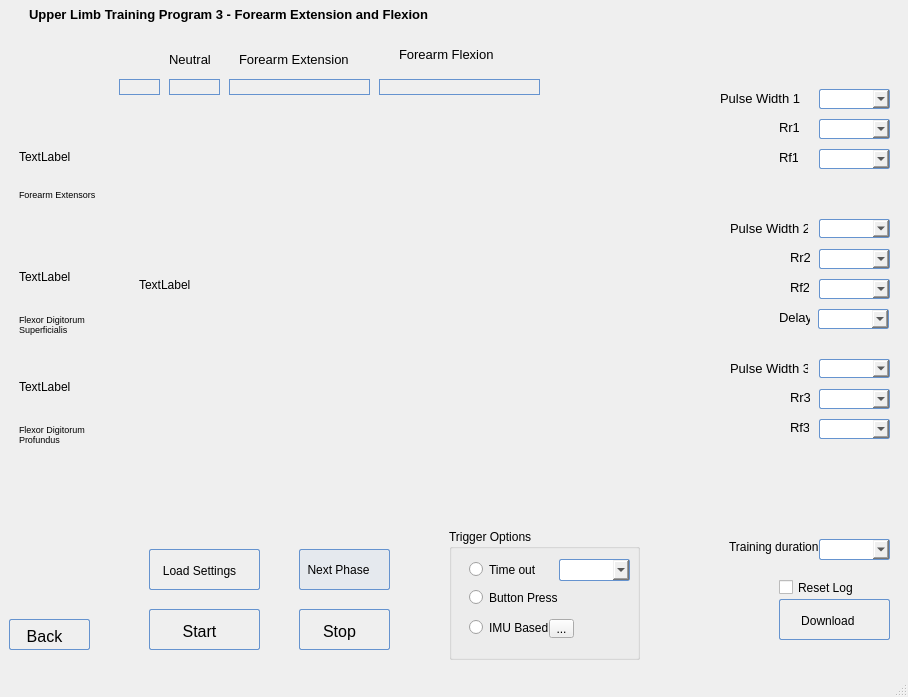
<?xml version="1.0" encoding="UTF-8"?>
<ui version="4.0">
 <class>StrokeTrainingWindowThree</class>
 <widget class="QMainWindow" name="StrokeTrainingWindowThree">
  <property name="geometry">
   <rect>
    <x>0</x>
    <y>0</y>
    <width>908</width>
    <height>697</height>
   </rect>
  </property>
  <property name="windowTitle">
   <string>MainWindow</string>
  </property>
  <widget class="QWidget" name="centralwidget">
   <layout class="QGridLayout" name="gridLayout">
    <item row="0" column="0">
     <widget class="QStackedWidget" name="stackedWidget">
      <property name="currentIndex">
       <number>0</number>
      </property>
      <widget class="QWidget" name="page">
       <widget class="QPushButton" name="pushButton">
        <property name="geometry">
         <rect>
          <x>0</x>
          <y>610</y>
          <width>81</width>
          <height>31</height>
         </rect>
        </property>
        <property name="styleSheet">
         <string notr="true">QPushButton:hover{
        background: qlineargradient(x1 : 0, y1 : 0, x2 : 0, y2 :   1, stop :   0.0 #ffd9aa,
                stop :   0.5 #ffbb6e, stop :   0.55 #feae42, stop :   1.0 #fedb74);
}

QPushButton {
        border: 1px solid #6593cf;
        border-radius: 2px;
        padding: 5px 15px 2px 5px;
        background: qlineargradient(x1 : 0, y1 : 0, x2 : 0, y2 :   1, stop :   0.0 #f5f9ff,
                stop :   0.5 #c7dfff, stop :   0.55 #afd2ff, stop :   1.0 #c0dbff);
        color: #0000;
        font:  large &quot;Arial&quot;;
		font-size: 16px;
        height: 30px;
}




QPushButton:pressed {
        background: qlineargradient(x1 : 0, y1 : 0, x2 : 0, y2 :   1, stop :   0.0 #c0dbff,
        stop :   0.5 #cfd26f, stop :   0.55 #c7df6f, stop :   1.0 #f5f9ff);
        padding-top: 2px;
        padding-left: 3px;

}
QPushButton:on {
        background: qlineargradient(x1 : 0, y1 : 0, x2 : 0, y2 :   1, stop :   0.0 #5AA72D,
        stop :   0.5 #B3E296, stop :   0.55 #B3E296, stop :   1.0 #f5f9ff);
        padding-top: 2px;
        padding-left: 3px;
}

QPushButton:disabled {
        background: transparent #e5e9ee;
        padding-top: 2px;        
        padding-left: 3px;
        color: black;
}</string>
        </property>
        <property name="text">
         <string>Back</string>
        </property>
       </widget>
       <widget class="QLabel" name="label_bgs2">
        <property name="geometry">
         <rect>
          <x>130</x>
          <y>100</y>
          <width>481</width>
          <height>351</height>
         </rect>
        </property>
        <property name="text">
         <string>TextLabel</string>
        </property>
       </widget>
       <widget class="QPushButton" name="btn0">
        <property name="geometry">
         <rect>
          <x>110</x>
          <y>70</y>
          <width>41</width>
          <height>16</height>
         </rect>
        </property>
        <property name="styleSheet">
         <string notr="true">QPushButton {
    border: 1px solid #6593cf;
    border-radius: 15px; /* Half of the button's height */
    padding: 5px;
    background: qlineargradient(x1 : 0, y1 : 0, x2 : 0, y2 : 1, 
        stop : 0.0 #f5f9ff, stop : 0.5 #c7dfff, stop : 0.55 #afd2ff, stop : 1.0 #c0dbff);
    color: #000000;
    font: large &quot;Arial&quot;;
    font-size: 16px;
    height: 30px;
    width: 30px; /* Equal to height for a round shape */
}
</string>
        </property>
        <property name="text">
         <string/>
        </property>
       </widget>
       <widget class="QPushButton" name="btn12">
        <property name="geometry">
         <rect>
          <x>220</x>
          <y>70</y>
          <width>141</width>
          <height>16</height>
         </rect>
        </property>
        <property name="styleSheet">
         <string notr="true">QPushButton {
    border: 1px solid #6593cf;
    border-radius: 15px; /* Half of the button's height */
    padding: 5px;
    background: qlineargradient(x1 : 0, y1 : 0, x2 : 0, y2 : 1, 
        stop : 0.0 #f5f9ff, stop : 0.5 #c7dfff, stop : 0.55 #afd2ff, stop : 1.0 #c0dbff);
    color: #000000;
    font: large &quot;Arial&quot;;
    font-size: 16px;
    height: 30px;
    width: 30px; /* Equal to height for a round shape */
}
</string>
        </property>
        <property name="text">
         <string/>
        </property>
       </widget>
       <widget class="QLabel" name="label_26">
        <property name="geometry">
         <rect>
          <x>230</x>
          <y>40</y>
          <width>121</width>
          <height>21</height>
         </rect>
        </property>
        <property name="font">
         <font>
          <pointsize>10</pointsize>
         </font>
        </property>
        <property name="text">
         <string>&lt;html&gt;&lt;head/&gt;&lt;body&gt;&lt;p&gt;Forearm Extension&lt;/p&gt;&lt;/body&gt;&lt;/html&gt;</string>
        </property>
       </widget>
       <widget class="QLabel" name="label_27">
        <property name="geometry">
         <rect>
          <x>390</x>
          <y>30</y>
          <width>111</width>
          <height>31</height>
         </rect>
        </property>
        <property name="font">
         <font>
          <pointsize>10</pointsize>
         </font>
        </property>
        <property name="text">
         <string>&lt;html&gt;&lt;head/&gt;&lt;body&gt;&lt;p&gt;Forearm Flexion&lt;/p&gt;&lt;/body&gt;&lt;/html&gt;</string>
        </property>
       </widget>
       <widget class="QPushButton" name="btn11">
        <property name="geometry">
         <rect>
          <x>160</x>
          <y>70</y>
          <width>51</width>
          <height>16</height>
         </rect>
        </property>
        <property name="styleSheet">
         <string notr="true">QPushButton {
    border: 1px solid #6593cf;
    border-radius: 15px; /* Half of the button's height */
    padding: 5px;
    background: qlineargradient(x1 : 0, y1 : 0, x2 : 0, y2 : 1, 
        stop : 0.0 #f5f9ff, stop : 0.5 #c7dfff, stop : 0.55 #afd2ff, stop : 1.0 #c0dbff);
    color: #000000;
    font: large &quot;Arial&quot;;
    font-size: 16px;
    height: 30px;
    width: 30px; /* Equal to height for a round shape */
}
</string>
        </property>
        <property name="text">
         <string/>
        </property>
       </widget>
       <widget class="QLabel" name="label_25">
        <property name="geometry">
         <rect>
          <x>160</x>
          <y>40</y>
          <width>51</width>
          <height>20</height>
         </rect>
        </property>
        <property name="font">
         <font>
          <pointsize>10</pointsize>
         </font>
        </property>
        <property name="text">
         <string>Neutral</string>
        </property>
       </widget>
       <widget class="QPushButton" name="btn13">
        <property name="geometry">
         <rect>
          <x>370</x>
          <y>70</y>
          <width>161</width>
          <height>16</height>
         </rect>
        </property>
        <property name="styleSheet">
         <string notr="true">QPushButton {
    border: 1px solid #6593cf;
    border-radius: 15px; /* Half of the button's height */
    padding: 5px;
    background: qlineargradient(x1 : 0, y1 : 0, x2 : 0, y2 : 1, 
        stop : 0.0 #f5f9ff, stop : 0.5 #c7dfff, stop : 0.55 #afd2ff, stop : 1.0 #c0dbff);
    color: #000000;
    font: large &quot;Arial&quot;;
    font-size: 16px;
    height: 30px;
    width: 30px; /* Equal to height for a round shape */
}
</string>
        </property>
        <property name="text">
         <string/>
        </property>
       </widget>
       <widget class="QLabel" name="label_11">
        <property name="geometry">
         <rect>
          <x>770</x>
          <y>140</y>
          <width>19</width>
          <height>16</height>
         </rect>
        </property>
        <property name="font">
         <font>
          <pointsize>10</pointsize>
         </font>
        </property>
        <property name="text">
         <string>Rf1</string>
        </property>
       </widget>
       <widget class="QLabel" name="label_30">
        <property name="geometry">
         <rect>
          <x>781</x>
          <y>410</y>
          <width>19</width>
          <height>16</height>
         </rect>
        </property>
        <property name="font">
         <font>
          <pointsize>10</pointsize>
         </font>
        </property>
        <property name="text">
         <string>Rf3</string>
        </property>
       </widget>
       <widget class="QLabel" name="label_7">
        <property name="geometry">
         <rect>
          <x>711</x>
          <y>81</y>
          <width>86</width>
          <height>16</height>
         </rect>
        </property>
        <property name="font">
         <font>
          <family>Arial</family>
          <pointsize>10</pointsize>
         </font>
        </property>
        <property name="text">
         <string>Pulse Width 1 </string>
        </property>
       </widget>
       <widget class="QLabel" name="label_29">
        <property name="geometry">
         <rect>
          <x>721</x>
          <y>351</y>
          <width>78</width>
          <height>16</height>
         </rect>
        </property>
        <property name="font">
         <font>
          <pointsize>10</pointsize>
         </font>
        </property>
        <property name="text">
         <string>Pulse Width 3</string>
        </property>
       </widget>
       <widget class="QLabel" name="label_22">
        <property name="geometry">
         <rect>
          <x>721</x>
          <y>211</y>
          <width>78</width>
          <height>16</height>
         </rect>
        </property>
        <property name="font">
         <font>
          <pointsize>10</pointsize>
         </font>
        </property>
        <property name="text">
         <string>Pulse Width 2</string>
        </property>
       </widget>
       <widget class="QComboBox" name="comboBox_p1rf3">
        <property name="geometry">
         <rect>
          <x>810</x>
          <y>410</y>
          <width>71</width>
          <height>20</height>
         </rect>
        </property>
        <property name="styleSheet">
         <string notr="true">QComboBox:hover{
        background: qlineargradient(x1 : 0, y1 : 0, x2 : 0, y2 :   1, stop :   0.0 #ffd9aa,
                stop :   0.5 #ffbb6e, stop :   0.55 #feae42, stop :   1.0 #fedb74);
}

QComboBox {
        border: 1px solid #6593cf;
        border-radius: 2px;
        padding: 5px 5px 2px 5px;
        background: qlineargradient(x1 : 0, y1 : 0, x2 : 0, y2 :   1, stop :   0.0 #f5f9ff,
                stop :   0.5 #c7dfff, stop :   0.55 #afd2ff, stop :   1.0 #c0dbff);
        color: #0000;
        font:  large &quot;Arial&quot;;
		font-size: 10px;
        height: 30px;
}



QComboBox:pressed {
        background: qlineargradient(x1 : 0, y1 : 0, x2 : 0, y2 :   1, stop :   0.0 #c0dbff,
        stop :   0.5 #cfd26f, stop :   0.55 #c7df6f, stop :   1.0 #f5f9ff);
        padding-top: 2px;
        padding-left: 3px;

}
QComboBox:on {
        background: qlineargradient(x1 : 0, y1 : 0, x2 : 0, y2 :   1, stop :   0.0 #5AA72D,
        stop :   0.5 #B3E296, stop :   0.55 #B3E296, stop :   1.0 #f5f9ff);
        padding-top: 2px;
        padding-left: 3px;
}

QComboBox:disabled {
        background: transparent #e5e9ee;
        padding-top: 2px;        
        padding-left: 3px;
        color: black;
}</string>
        </property>
       </widget>
       <widget class="QLabel" name="label_31">
        <property name="geometry">
         <rect>
          <x>781</x>
          <y>380</y>
          <width>20</width>
          <height>16</height>
         </rect>
        </property>
        <property name="font">
         <font>
          <pointsize>10</pointsize>
         </font>
        </property>
        <property name="text">
         <string>Rr3</string>
        </property>
       </widget>
       <widget class="QComboBox" name="comboBox_p1pw3">
        <property name="geometry">
         <rect>
          <x>810</x>
          <y>350</y>
          <width>71</width>
          <height>19</height>
         </rect>
        </property>
        <property name="styleSheet">
         <string notr="true">QComboBox:hover{
        background: qlineargradient(x1 : 0, y1 : 0, x2 : 0, y2 :   1, stop :   0.0 #ffd9aa,
                stop :   0.5 #ffbb6e, stop :   0.55 #feae42, stop :   1.0 #fedb74);
}

QComboBox {
        border: 1px solid #6593cf;
        border-radius: 2px;
        padding: 5px 5px 2px 5px;
        background: qlineargradient(x1 : 0, y1 : 0, x2 : 0, y2 :   1, stop :   0.0 #f5f9ff,
                stop :   0.5 #c7dfff, stop :   0.55 #afd2ff, stop :   1.0 #c0dbff);
        color: #0000;
        font:  large &quot;Arial&quot;;
		font-size: 10px;
        height: 30px;
}



QComboBox:pressed {
        background: qlineargradient(x1 : 0, y1 : 0, x2 : 0, y2 :   1, stop :   0.0 #c0dbff,
        stop :   0.5 #cfd26f, stop :   0.55 #c7df6f, stop :   1.0 #f5f9ff);
        padding-top: 2px;
        padding-left: 3px;

}
QComboBox:on {
        background: qlineargradient(x1 : 0, y1 : 0, x2 : 0, y2 :   1, stop :   0.0 #5AA72D,
        stop :   0.5 #B3E296, stop :   0.55 #B3E296, stop :   1.0 #f5f9ff);
        padding-top: 2px;
        padding-left: 3px;
}

QComboBox:disabled {
        background: transparent #e5e9ee;
        padding-top: 2px;        
        padding-left: 3px;
        color: black;
}</string>
        </property>
       </widget>
       <widget class="QLabel" name="label_9">
        <property name="geometry">
         <rect>
          <x>770</x>
          <y>110</y>
          <width>20</width>
          <height>16</height>
         </rect>
        </property>
        <property name="font">
         <font>
          <pointsize>10</pointsize>
         </font>
        </property>
        <property name="text">
         <string>Rr1</string>
        </property>
       </widget>
       <widget class="QComboBox" name="comboBox_p1pw2">
        <property name="geometry">
         <rect>
          <x>810</x>
          <y>210</y>
          <width>71</width>
          <height>19</height>
         </rect>
        </property>
        <property name="styleSheet">
         <string notr="true">QComboBox:hover{
        background: qlineargradient(x1 : 0, y1 : 0, x2 : 0, y2 :   1, stop :   0.0 #ffd9aa,
                stop :   0.5 #ffbb6e, stop :   0.55 #feae42, stop :   1.0 #fedb74);
}

QComboBox {
        border: 1px solid #6593cf;
        border-radius: 2px;
        padding: 5px 5px 2px 5px;
        background: qlineargradient(x1 : 0, y1 : 0, x2 : 0, y2 :   1, stop :   0.0 #f5f9ff,
                stop :   0.5 #c7dfff, stop :   0.55 #afd2ff, stop :   1.0 #c0dbff);
        color: #0000;
        font:  large &quot;Arial&quot;;
		font-size: 10px;
        height: 30px;
}



QComboBox:pressed {
        background: qlineargradient(x1 : 0, y1 : 0, x2 : 0, y2 :   1, stop :   0.0 #c0dbff,
        stop :   0.5 #cfd26f, stop :   0.55 #c7df6f, stop :   1.0 #f5f9ff);
        padding-top: 2px;
        padding-left: 3px;

}
QComboBox:on {
        background: qlineargradient(x1 : 0, y1 : 0, x2 : 0, y2 :   1, stop :   0.0 #5AA72D,
        stop :   0.5 #B3E296, stop :   0.55 #B3E296, stop :   1.0 #f5f9ff);
        padding-top: 2px;
        padding-left: 3px;
}

QComboBox:disabled {
        background: transparent #e5e9ee;
        padding-top: 2px;        
        padding-left: 3px;
        color: black;
}</string>
        </property>
       </widget>
       <widget class="QLabel" name="label_23">
        <property name="geometry">
         <rect>
          <x>781</x>
          <y>270</y>
          <width>19</width>
          <height>16</height>
         </rect>
        </property>
        <property name="font">
         <font>
          <pointsize>10</pointsize>
         </font>
        </property>
        <property name="text">
         <string>Rf2</string>
        </property>
       </widget>
       <widget class="QLabel" name="label_21">
        <property name="geometry">
         <rect>
          <x>781</x>
          <y>240</y>
          <width>20</width>
          <height>16</height>
         </rect>
        </property>
        <property name="font">
         <font>
          <pointsize>10</pointsize>
         </font>
        </property>
        <property name="text">
         <string>Rr2</string>
        </property>
       </widget>
       <widget class="QComboBox" name="comboBox_p1pw1">
        <property name="geometry">
         <rect>
          <x>810</x>
          <y>80</y>
          <width>71</width>
          <height>20</height>
         </rect>
        </property>
        <property name="styleSheet">
         <string notr="true">QComboBox:hover{
        background: qlineargradient(x1 : 0, y1 : 0, x2 : 0, y2 :   1, stop :   0.0 #ffd9aa,
                stop :   0.5 #ffbb6e, stop :   0.55 #feae42, stop :   1.0 #fedb74);
}

QComboBox {
        border: 1px solid #6593cf;
        border-radius: 2px;
        padding: 5px 5px 2px 5px;
        background: qlineargradient(x1 : 0, y1 : 0, x2 : 0, y2 :   1, stop :   0.0 #f5f9ff,
                stop :   0.5 #c7dfff, stop :   0.55 #afd2ff, stop :   1.0 #c0dbff);
        color: #0000;
        font:  large &quot;Arial&quot;;
		font-size: 10px;
        height: 30px;
}



QComboBox:pressed {
        background: qlineargradient(x1 : 0, y1 : 0, x2 : 0, y2 :   1, stop :   0.0 #c0dbff,
        stop :   0.5 #cfd26f, stop :   0.55 #c7df6f, stop :   1.0 #f5f9ff);
        padding-top: 2px;
        padding-left: 3px;

}
QComboBox:on {
        background: qlineargradient(x1 : 0, y1 : 0, x2 : 0, y2 :   1, stop :   0.0 #5AA72D,
        stop :   0.5 #B3E296, stop :   0.55 #B3E296, stop :   1.0 #f5f9ff);
        padding-top: 2px;
        padding-left: 3px;
}

QComboBox:disabled {
        background: transparent #e5e9ee;
        padding-top: 2px;        
        padding-left: 3px;
        color: black;
}</string>
        </property>
       </widget>
       <widget class="QComboBox" name="comboBox_p1rf1">
        <property name="geometry">
         <rect>
          <x>810</x>
          <y>140</y>
          <width>71</width>
          <height>20</height>
         </rect>
        </property>
        <property name="styleSheet">
         <string notr="true">QComboBox:hover{
        background: qlineargradient(x1 : 0, y1 : 0, x2 : 0, y2 :   1, stop :   0.0 #ffd9aa,
                stop :   0.5 #ffbb6e, stop :   0.55 #feae42, stop :   1.0 #fedb74);
}

QComboBox {
        border: 1px solid #6593cf;
        border-radius: 2px;
        padding: 5px 5px 2px 5px;
        background: qlineargradient(x1 : 0, y1 : 0, x2 : 0, y2 :   1, stop :   0.0 #f5f9ff,
                stop :   0.5 #c7dfff, stop :   0.55 #afd2ff, stop :   1.0 #c0dbff);
        color: #0000;
        font:  large &quot;Arial&quot;;
		font-size: 10px;
        height: 30px;
}



QComboBox:pressed {
        background: qlineargradient(x1 : 0, y1 : 0, x2 : 0, y2 :   1, stop :   0.0 #c0dbff,
        stop :   0.5 #cfd26f, stop :   0.55 #c7df6f, stop :   1.0 #f5f9ff);
        padding-top: 2px;
        padding-left: 3px;

}
QComboBox:on {
        background: qlineargradient(x1 : 0, y1 : 0, x2 : 0, y2 :   1, stop :   0.0 #5AA72D,
        stop :   0.5 #B3E296, stop :   0.55 #B3E296, stop :   1.0 #f5f9ff);
        padding-top: 2px;
        padding-left: 3px;
}

QComboBox:disabled {
        background: transparent #e5e9ee;
        padding-top: 2px;        
        padding-left: 3px;
        color: black;
}</string>
        </property>
       </widget>
       <widget class="QComboBox" name="comboBox_p1rr2">
        <property name="geometry">
         <rect>
          <x>810</x>
          <y>240</y>
          <width>71</width>
          <height>20</height>
         </rect>
        </property>
        <property name="styleSheet">
         <string notr="true">QComboBox:hover{
        background: qlineargradient(x1 : 0, y1 : 0, x2 : 0, y2 :   1, stop :   0.0 #ffd9aa,
                stop :   0.5 #ffbb6e, stop :   0.55 #feae42, stop :   1.0 #fedb74);
}

QComboBox {
        border: 1px solid #6593cf;
        border-radius: 2px;
        padding: 5px 5px 2px 5px;
        background: qlineargradient(x1 : 0, y1 : 0, x2 : 0, y2 :   1, stop :   0.0 #f5f9ff,
                stop :   0.5 #c7dfff, stop :   0.55 #afd2ff, stop :   1.0 #c0dbff);
        color: #0000;
        font:  large &quot;Arial&quot;;
		font-size: 10px;
        height: 30px;
}



QComboBox:pressed {
        background: qlineargradient(x1 : 0, y1 : 0, x2 : 0, y2 :   1, stop :   0.0 #c0dbff,
        stop :   0.5 #cfd26f, stop :   0.55 #c7df6f, stop :   1.0 #f5f9ff);
        padding-top: 2px;
        padding-left: 3px;

}
QComboBox:on {
        background: qlineargradient(x1 : 0, y1 : 0, x2 : 0, y2 :   1, stop :   0.0 #5AA72D,
        stop :   0.5 #B3E296, stop :   0.55 #B3E296, stop :   1.0 #f5f9ff);
        padding-top: 2px;
        padding-left: 3px;
}

QComboBox:disabled {
        background: transparent #e5e9ee;
        padding-top: 2px;        
        padding-left: 3px;
        color: black;
}</string>
        </property>
       </widget>
       <widget class="QComboBox" name="comboBox_p1rf2">
        <property name="geometry">
         <rect>
          <x>810</x>
          <y>270</y>
          <width>71</width>
          <height>20</height>
         </rect>
        </property>
        <property name="styleSheet">
         <string notr="true">QComboBox:hover{
        background: qlineargradient(x1 : 0, y1 : 0, x2 : 0, y2 :   1, stop :   0.0 #ffd9aa,
                stop :   0.5 #ffbb6e, stop :   0.55 #feae42, stop :   1.0 #fedb74);
}

QComboBox {
        border: 1px solid #6593cf;
        border-radius: 2px;
        padding: 5px 5px 2px 5px;
        background: qlineargradient(x1 : 0, y1 : 0, x2 : 0, y2 :   1, stop :   0.0 #f5f9ff,
                stop :   0.5 #c7dfff, stop :   0.55 #afd2ff, stop :   1.0 #c0dbff);
        color: #0000;
        font:  large &quot;Arial&quot;;
		font-size: 10px;
        height: 30px;
}



QComboBox:pressed {
        background: qlineargradient(x1 : 0, y1 : 0, x2 : 0, y2 :   1, stop :   0.0 #c0dbff,
        stop :   0.5 #cfd26f, stop :   0.55 #c7df6f, stop :   1.0 #f5f9ff);
        padding-top: 2px;
        padding-left: 3px;

}
QComboBox:on {
        background: qlineargradient(x1 : 0, y1 : 0, x2 : 0, y2 :   1, stop :   0.0 #5AA72D,
        stop :   0.5 #B3E296, stop :   0.55 #B3E296, stop :   1.0 #f5f9ff);
        padding-top: 2px;
        padding-left: 3px;
}

QComboBox:disabled {
        background: transparent #e5e9ee;
        padding-top: 2px;        
        padding-left: 3px;
        color: black;
}</string>
        </property>
       </widget>
       <widget class="QComboBox" name="comboBox_p1rr3">
        <property name="geometry">
         <rect>
          <x>810</x>
          <y>380</y>
          <width>71</width>
          <height>20</height>
         </rect>
        </property>
        <property name="styleSheet">
         <string notr="true">QComboBox:hover{
        background: qlineargradient(x1 : 0, y1 : 0, x2 : 0, y2 :   1, stop :   0.0 #ffd9aa,
                stop :   0.5 #ffbb6e, stop :   0.55 #feae42, stop :   1.0 #fedb74);
}

QComboBox {
        border: 1px solid #6593cf;
        border-radius: 2px;
        padding: 5px 5px 2px 5px;
        background: qlineargradient(x1 : 0, y1 : 0, x2 : 0, y2 :   1, stop :   0.0 #f5f9ff,
                stop :   0.5 #c7dfff, stop :   0.55 #afd2ff, stop :   1.0 #c0dbff);
        color: #0000;
        font:  large &quot;Arial&quot;;
		font-size: 10px;
        height: 30px;
}



QComboBox:pressed {
        background: qlineargradient(x1 : 0, y1 : 0, x2 : 0, y2 :   1, stop :   0.0 #c0dbff,
        stop :   0.5 #cfd26f, stop :   0.55 #c7df6f, stop :   1.0 #f5f9ff);
        padding-top: 2px;
        padding-left: 3px;

}
QComboBox:on {
        background: qlineargradient(x1 : 0, y1 : 0, x2 : 0, y2 :   1, stop :   0.0 #5AA72D,
        stop :   0.5 #B3E296, stop :   0.55 #B3E296, stop :   1.0 #f5f9ff);
        padding-top: 2px;
        padding-left: 3px;
}

QComboBox:disabled {
        background: transparent #e5e9ee;
        padding-top: 2px;        
        padding-left: 3px;
        color: black;
}</string>
        </property>
       </widget>
       <widget class="QComboBox" name="comboBox_p1rr1">
        <property name="geometry">
         <rect>
          <x>810</x>
          <y>110</y>
          <width>71</width>
          <height>20</height>
         </rect>
        </property>
        <property name="styleSheet">
         <string notr="true">QComboBox:hover{
        background: qlineargradient(x1 : 0, y1 : 0, x2 : 0, y2 :   1, stop :   0.0 #ffd9aa,
                stop :   0.5 #ffbb6e, stop :   0.55 #feae42, stop :   1.0 #fedb74);
}

QComboBox {
        border: 1px solid #6593cf;
        border-radius: 2px;
        padding: 5px 5px 2px 5px;
        background: qlineargradient(x1 : 0, y1 : 0, x2 : 0, y2 :   1, stop :   0.0 #f5f9ff,
                stop :   0.5 #c7dfff, stop :   0.55 #afd2ff, stop :   1.0 #c0dbff);
        color: #0000;
        font:  large &quot;Arial&quot;;
		font-size: 10px;
        height: 30px;
}



QComboBox:pressed {
        background: qlineargradient(x1 : 0, y1 : 0, x2 : 0, y2 :   1, stop :   0.0 #c0dbff,
        stop :   0.5 #cfd26f, stop :   0.55 #c7df6f, stop :   1.0 #f5f9ff);
        padding-top: 2px;
        padding-left: 3px;

}
QComboBox:on {
        background: qlineargradient(x1 : 0, y1 : 0, x2 : 0, y2 :   1, stop :   0.0 #5AA72D,
        stop :   0.5 #B3E296, stop :   0.55 #B3E296, stop :   1.0 #f5f9ff);
        padding-top: 2px;
        padding-left: 3px;
}

QComboBox:disabled {
        background: transparent #e5e9ee;
        padding-top: 2px;        
        padding-left: 3px;
        color: black;
}</string>
        </property>
       </widget>
       <widget class="QPushButton" name="pushButton_stimStop1">
        <property name="geometry">
         <rect>
          <x>290</x>
          <y>600</y>
          <width>91</width>
          <height>41</height>
         </rect>
        </property>
        <property name="styleSheet">
         <string notr="true">QPushButton:hover{
        background: qlineargradient(x1 : 0, y1 : 0, x2 : 0, y2 :   1, stop :   0.0 #ffd9aa,
                stop :   0.5 #ffbb6e, stop :   0.55 #feae42, stop :   1.0 #fedb74);
}

QPushButton {
        border: 1px solid #6593cf;
        border-radius: 2px;
        padding: 5px 15px 2px 5px;
        background: qlineargradient(x1 : 0, y1 : 0, x2 : 0, y2 :   1, stop :   0.0 #f5f9ff,
                stop :   0.5 #c7dfff, stop :   0.55 #afd2ff, stop :   1.0 #c0dbff);
        color: #0000;
        font:  large &quot;Arial&quot;;
		font-size: 16px;
        height: 30px;
}




QPushButton:pressed {
        background: qlineargradient(x1 : 0, y1 : 0, x2 : 0, y2 :   1, stop :   0.0 #c0dbff,
        stop :   0.5 #cfd26f, stop :   0.55 #c7df6f, stop :   1.0 #f5f9ff);
        padding-top: 2px;
        padding-left: 3px;

}
QPushButton:on {
        background: qlineargradient(x1 : 0, y1 : 0, x2 : 0, y2 :   1, stop :   0.0 #5AA72D,
        stop :   0.5 #B3E296, stop :   0.55 #B3E296, stop :   1.0 #f5f9ff);
        padding-top: 2px;
        padding-left: 3px;
}

QPushButton:disabled {
        background: transparent #e5e9ee;
        padding-top: 2px;        
        padding-left: 3px;
        color: black;
}</string>
        </property>
        <property name="text">
         <string>Stop</string>
        </property>
       </widget>
       <widget class="QLabel" name="label_32">
        <property name="geometry">
         <rect>
          <x>720</x>
          <y>530</y>
          <width>98</width>
          <height>16</height>
         </rect>
        </property>
        <property name="text">
         <string>Training duration</string>
        </property>
       </widget>
       <widget class="QPushButton" name="pushButton_download1">
        <property name="geometry">
         <rect>
          <x>770</x>
          <y>590</y>
          <width>111</width>
          <height>41</height>
         </rect>
        </property>
        <property name="font">
         <font>
          <family>Arial</family>
          <pointsize>-1</pointsize>
          <weight>50</weight>
          <italic>false</italic>
          <bold>false</bold>
         </font>
        </property>
        <property name="styleSheet">
         <string notr="true">QPushButton:hover{
        background: qlineargradient(x1 : 0, y1 : 0, x2 : 0, y2 :   1, stop :   0.0 #ffd9aa,
                stop :   0.5 #ffbb6e, stop :   0.55 #feae42, stop :   1.0 #fedb74);
}

QPushButton {
        border: 1px solid #6593cf;
        border-radius: 2px;
        padding: 5px 15px 2px 5px;
        background: qlineargradient(x1 : 0, y1 : 0, x2 : 0, y2 :   1, stop :   0.0 #f5f9ff,
                stop :   0.5 #c7dfff, stop :   0.55 #afd2ff, stop :   1.0 #c0dbff);
        color: #0000;
        font:  large &quot;Arial&quot;;
		font-size: 12px;
        height: 30px;
}




QPushButton:pressed {
        background: qlineargradient(x1 : 0, y1 : 0, x2 : 0, y2 :   1, stop :   0.0 #c0dbff,
        stop :   0.5 #cfd26f, stop :   0.55 #c7df6f, stop :   1.0 #f5f9ff);
        padding-top: 2px;
        padding-left: 3px;

}
QPushButton:on {
        background: qlineargradient(x1 : 0, y1 : 0, x2 : 0, y2 :   1, stop :   0.0 #5AA72D,
        stop :   0.5 #B3E296, stop :   0.55 #B3E296, stop :   1.0 #f5f9ff);
        padding-top: 2px;
        padding-left: 3px;
}

QPushButton:disabled {
        background: transparent #e5e9ee;
        padding-top: 2px;        
        padding-left: 3px;
        color: black;
}</string>
        </property>
        <property name="text">
         <string>Download </string>
        </property>
       </widget>
       <widget class="QPushButton" name="btn_nextPhase1">
        <property name="enabled">
         <bool>false</bool>
        </property>
        <property name="geometry">
         <rect>
          <x>290</x>
          <y>540</y>
          <width>91</width>
          <height>41</height>
         </rect>
        </property>
        <property name="font">
         <font>
          <family>Arial</family>
          <pointsize>-1</pointsize>
          <weight>50</weight>
          <italic>false</italic>
          <bold>false</bold>
         </font>
        </property>
        <property name="styleSheet">
         <string notr="true">QPushButton:hover{
        background: qlineargradient(x1 : 0, y1 : 0, x2 : 0, y2 :   1, stop :   0.0 #ffd9aa,
                stop :   0.5 #ffbb6e, stop :   0.55 #feae42, stop :   1.0 #fedb74);
}

QPushButton {
        border: 1px solid #6593cf;
        border-radius: 2px;
        padding: 5px 15px 2px 5px;
        background: qlineargradient(x1 : 0, y1 : 0, x2 : 0, y2 :   1, stop :   0.0 #f5f9ff,
                stop :   0.5 #c7dfff, stop :   0.55 #afd2ff, stop :   1.0 #c0dbff);
        color: #0000;
        font:  large &quot;Arial&quot;;
		font-size: 12px;
        height: 30px;
}




QPushButton:pressed {
        background: qlineargradient(x1 : 0, y1 : 0, x2 : 0, y2 :   1, stop :   0.0 #c0dbff,
        stop :   0.5 #cfd26f, stop :   0.55 #c7df6f, stop :   1.0 #f5f9ff);
        padding-top: 2px;
        padding-left: 3px;

}
QPushButton:on {
        background: qlineargradient(x1 : 0, y1 : 0, x2 : 0, y2 :   1, stop :   0.0 #5AA72D,
        stop :   0.5 #B3E296, stop :   0.55 #B3E296, stop :   1.0 #f5f9ff);
        padding-top: 2px;
        padding-left: 3px;
}

QPushButton:disabled {
        background: transparent #e5e9ee;
        padding-top: 2px;        
        padding-left: 3px;
        color: black;
}</string>
        </property>
        <property name="text">
         <string>Next Phase</string>
        </property>
       </widget>
       <widget class="QComboBox" name="comboBox_p1dur">
        <property name="geometry">
         <rect>
          <x>810</x>
          <y>530</y>
          <width>71</width>
          <height>21</height>
         </rect>
        </property>
        <property name="styleSheet">
         <string notr="true">QComboBox:hover{
        background: qlineargradient(x1 : 0, y1 : 0, x2 : 0, y2 :   1, stop :   0.0 #ffd9aa,
                stop :   0.5 #ffbb6e, stop :   0.55 #feae42, stop :   1.0 #fedb74);
}

QComboBox {
        border: 1px solid #6593cf;
        border-radius: 2px;
        padding: 5px 5px 2px 5px;
        background: qlineargradient(x1 : 0, y1 : 0, x2 : 0, y2 :   1, stop :   0.0 #f5f9ff,
                stop :   0.5 #c7dfff, stop :   0.55 #afd2ff, stop :   1.0 #c0dbff);
        color: #0000;
        font:  large &quot;Arial&quot;;
		font-size: 10px;
        height: 30px;
}



QComboBox:pressed {
        background: qlineargradient(x1 : 0, y1 : 0, x2 : 0, y2 :   1, stop :   0.0 #c0dbff,
        stop :   0.5 #cfd26f, stop :   0.55 #c7df6f, stop :   1.0 #f5f9ff);
        padding-top: 2px;
        padding-left: 3px;

}
QComboBox:on {
        background: qlineargradient(x1 : 0, y1 : 0, x2 : 0, y2 :   1, stop :   0.0 #5AA72D,
        stop :   0.5 #B3E296, stop :   0.55 #B3E296, stop :   1.0 #f5f9ff);
        padding-top: 2px;
        padding-left: 3px;
}

QComboBox:disabled {
        background: transparent #e5e9ee;
        padding-top: 2px;        
        padding-left: 3px;
        color: black;
}</string>
        </property>
       </widget>
       <widget class="QGroupBox" name="groupBox">
        <property name="geometry">
         <rect>
          <x>440</x>
          <y>520</y>
          <width>191</width>
          <height>131</height>
         </rect>
        </property>
        <property name="styleSheet">
         <string notr="true">QPushButton {
    border: 1px solid #6593cf;
    border-radius: 15px; /* Half of the button's height */
    padding: 5px;
    background: qlineargradient(x1 : 0, y1 : 0, x2 : 0, y2 : 1, 
        stop : 0.0 #f5f9ff, stop : 0.5 #c7dfff, stop : 0.55 #afd2ff, stop : 1.0 #c0dbff);
    color: #000000;
    font: large &quot;Arial&quot;;
    font-size: 16px;
    height: 30px;
    width: 30px; /* Equal to height for a round shape */
}
</string>
        </property>
        <property name="title">
         <string>Trigger Options</string>
        </property>
        <widget class="QRadioButton" name="radioButton_p1t1">
         <property name="geometry">
          <rect>
           <x>20</x>
           <y>30</y>
           <width>111</width>
           <height>21</height>
          </rect>
         </property>
         <property name="text">
          <string>Time out</string>
         </property>
        </widget>
        <widget class="QComboBox" name="comboBox_onTime1">
         <property name="geometry">
          <rect>
           <x>110</x>
           <y>30</y>
           <width>71</width>
           <height>22</height>
          </rect>
         </property>
         <property name="styleSheet">
          <string notr="true">QComboBox:hover{
        background: qlineargradient(x1 : 0, y1 : 0, x2 : 0, y2 :   1, stop :   0.0 #ffd9aa,
                stop :   0.5 #ffbb6e, stop :   0.55 #feae42, stop :   1.0 #fedb74);
}

QComboBox {
        border: 1px solid #6593cf;
        border-radius: 2px;
        padding: 5px 5px 2px 5px;
        background: qlineargradient(x1 : 0, y1 : 0, x2 : 0, y2 :   1, stop :   0.0 #f5f9ff,
                stop :   0.5 #c7dfff, stop :   0.55 #afd2ff, stop :   1.0 #c0dbff);
        color: #0000;
        font:  large &quot;Arial&quot;;
		font-size: 10px;
        height: 30px;
}



QComboBox:pressed {
        background: qlineargradient(x1 : 0, y1 : 0, x2 : 0, y2 :   1, stop :   0.0 #c0dbff,
        stop :   0.5 #cfd26f, stop :   0.55 #c7df6f, stop :   1.0 #f5f9ff);
        padding-top: 2px;
        padding-left: 3px;

}
QComboBox:on {
        background: qlineargradient(x1 : 0, y1 : 0, x2 : 0, y2 :   1, stop :   0.0 #5AA72D,
        stop :   0.5 #B3E296, stop :   0.55 #B3E296, stop :   1.0 #f5f9ff);
        padding-top: 2px;
        padding-left: 3px;
}

QComboBox:disabled {
        background: transparent #e5e9ee;
        padding-top: 2px;        
        padding-left: 3px;
        color: black;
}</string>
         </property>
        </widget>
        <widget class="QRadioButton" name="radioButton_p1t2">
         <property name="geometry">
          <rect>
           <x>20</x>
           <y>60</y>
           <width>101</width>
           <height>17</height>
          </rect>
         </property>
         <property name="text">
          <string>Button Press</string>
         </property>
        </widget>
        <widget class="QRadioButton" name="radioButton_p1t3">
         <property name="geometry">
          <rect>
           <x>20</x>
           <y>90</y>
           <width>91</width>
           <height>17</height>
          </rect>
         </property>
         <property name="text">
          <string>IMU Based</string>
         </property>
        </widget>
        <widget class="QToolButton" name="toolButton_imu1">
         <property name="geometry">
          <rect>
           <x>100</x>
           <y>90</y>
           <width>25</width>
           <height>19</height>
          </rect>
         </property>
         <property name="styleSheet">
          <string notr="true">QPushButton {
    border: 1px solid #6593cf;
    border-radius: 15px; /* Half of the button's height */
    padding: 5px;
    background: qlineargradient(x1 : 0, y1 : 0, x2 : 0, y2 : 1, 
        stop : 0.0 #f5f9ff, stop : 0.5 #c7dfff, stop : 0.55 #afd2ff, stop : 1.0 #c0dbff);
    color: #000000;
    font: large &quot;Arial&quot;;
    font-size: 16px;
    height: 30px;
    width: 30px; /* Equal to height for a round shape */
}
</string>
         </property>
         <property name="text">
          <string>...</string>
         </property>
        </widget>
       </widget>
       <widget class="QPushButton" name="pushButton_stimStart1">
        <property name="geometry">
         <rect>
          <x>140</x>
          <y>600</y>
          <width>111</width>
          <height>41</height>
         </rect>
        </property>
        <property name="font">
         <font>
          <family>Arial</family>
          <pointsize>-1</pointsize>
          <weight>50</weight>
          <italic>false</italic>
          <bold>false</bold>
         </font>
        </property>
        <property name="styleSheet">
         <string notr="true">QPushButton:hover{
        background: qlineargradient(x1 : 0, y1 : 0, x2 : 0, y2 :   1, stop :   0.0 #ffd9aa,
                stop :   0.5 #ffbb6e, stop :   0.55 #feae42, stop :   1.0 #fedb74);
}

QPushButton {
        border: 1px solid #6593cf;
        border-radius: 2px;
        padding: 5px 15px 2px 5px;
        background: qlineargradient(x1 : 0, y1 : 0, x2 : 0, y2 :   1, stop :   0.0 #f5f9ff,
                stop :   0.5 #c7dfff, stop :   0.55 #afd2ff, stop :   1.0 #c0dbff);
        color: #0000;
        font:  large &quot;Arial&quot;;
		font-size: 16px;
        height: 30px;
}




QPushButton:pressed {
        background: qlineargradient(x1 : 0, y1 : 0, x2 : 0, y2 :   1, stop :   0.0 #c0dbff,
        stop :   0.5 #cfd26f, stop :   0.55 #c7df6f, stop :   1.0 #f5f9ff);
        padding-top: 2px;
        padding-left: 3px;

}
QPushButton:on {
        background: qlineargradient(x1 : 0, y1 : 0, x2 : 0, y2 :   1, stop :   0.0 #5AA72D,
        stop :   0.5 #B3E296, stop :   0.55 #B3E296, stop :   1.0 #f5f9ff);
        padding-top: 2px;
        padding-left: 3px;
}

QPushButton:disabled {
        background: transparent #e5e9ee;
        padding-top: 2px;        
        padding-left: 3px;
        color: black;
}</string>
        </property>
        <property name="text">
         <string>Start</string>
        </property>
        <property name="icon">
         <iconset resource="resources.qrc">
          <normaloff>:/resources/icons8-rfid-signal-100.png</normaloff>:/resources/icons8-rfid-signal-100.png</iconset>
        </property>
       </widget>
       <widget class="QLabel" name="label_p2curr3">
        <property name="geometry">
         <rect>
          <x>10</x>
          <y>370</y>
          <width>101</width>
          <height>16</height>
         </rect>
        </property>
        <property name="text">
         <string>TextLabel</string>
        </property>
       </widget>
       <widget class="QLabel" name="label_p2curr2">
        <property name="geometry">
         <rect>
          <x>10</x>
          <y>260</y>
          <width>101</width>
          <height>16</height>
         </rect>
        </property>
        <property name="text">
         <string>TextLabel</string>
        </property>
       </widget>
       <widget class="QLabel" name="label_p2curr1">
        <property name="geometry">
         <rect>
          <x>10</x>
          <y>140</y>
          <width>91</width>
          <height>16</height>
         </rect>
        </property>
        <property name="text">
         <string>TextLabel</string>
        </property>
       </widget>
       <widget class="QLabel" name="label_6">
        <property name="geometry">
         <rect>
          <x>20</x>
          <y>-10</y>
          <width>421</width>
          <height>31</height>
         </rect>
        </property>
        <property name="font">
         <font>
          <pointsize>10</pointsize>
          <weight>75</weight>
          <bold>true</bold>
         </font>
        </property>
        <property name="text">
         <string>Upper Limb Training Program 3 - Forearm Extension and Flexion</string>
        </property>
       </widget>
       <widget class="QComboBox" name="comboBox_p1d2">
        <property name="geometry">
         <rect>
          <x>809</x>
          <y>300</y>
          <width>71</width>
          <height>20</height>
         </rect>
        </property>
        <property name="styleSheet">
         <string notr="true">QComboBox:hover{
        background: qlineargradient(x1 : 0, y1 : 0, x2 : 0, y2 :   1, stop :   0.0 #ffd9aa,
                stop :   0.5 #ffbb6e, stop :   0.55 #feae42, stop :   1.0 #fedb74);
}

QComboBox {
        border: 1px solid #6593cf;
        border-radius: 2px;
        padding: 5px 5px 2px 5px;
        background: qlineargradient(x1 : 0, y1 : 0, x2 : 0, y2 :   1, stop :   0.0 #f5f9ff,
                stop :   0.5 #c7dfff, stop :   0.55 #afd2ff, stop :   1.0 #c0dbff);
        color: #0000;
        font:  large &quot;Arial&quot;;
		font-size: 10px;
        height: 30px;
}



QComboBox:pressed {
        background: qlineargradient(x1 : 0, y1 : 0, x2 : 0, y2 :   1, stop :   0.0 #c0dbff,
        stop :   0.5 #cfd26f, stop :   0.55 #c7df6f, stop :   1.0 #f5f9ff);
        padding-top: 2px;
        padding-left: 3px;

}
QComboBox:on {
        background: qlineargradient(x1 : 0, y1 : 0, x2 : 0, y2 :   1, stop :   0.0 #5AA72D,
        stop :   0.5 #B3E296, stop :   0.55 #B3E296, stop :   1.0 #f5f9ff);
        padding-top: 2px;
        padding-left: 3px;
}

QComboBox:disabled {
        background: transparent #e5e9ee;
        padding-top: 2px;        
        padding-left: 3px;
        color: black;
}</string>
        </property>
       </widget>
       <widget class="QLabel" name="label_24">
        <property name="geometry">
         <rect>
          <x>770</x>
          <y>300</y>
          <width>31</width>
          <height>16</height>
         </rect>
        </property>
        <property name="font">
         <font>
          <pointsize>10</pointsize>
         </font>
        </property>
        <property name="text">
         <string>Delay</string>
        </property>
       </widget>
       <widget class="QPushButton" name="pushButton_configSet">
        <property name="enabled">
         <bool>true</bool>
        </property>
        <property name="geometry">
         <rect>
          <x>140</x>
          <y>540</y>
          <width>111</width>
          <height>41</height>
         </rect>
        </property>
        <property name="font">
         <font>
          <family>Arial</family>
          <pointsize>-1</pointsize>
          <weight>50</weight>
          <italic>false</italic>
          <bold>false</bold>
         </font>
        </property>
        <property name="styleSheet">
         <string notr="true">QPushButton:hover{
        background: qlineargradient(x1 : 0, y1 : 0, x2 : 0, y2 :   1, stop :   0.0 #ffd9aa,
                stop :   0.5 #ffbb6e, stop :   0.55 #feae42, stop :   1.0 #fedb74);
}

QPushButton {
        border: 1px solid #6593cf;
        border-radius: 2px;
        padding: 5px 15px 2px 5px;
        background: qlineargradient(x1 : 0, y1 : 0, x2 : 0, y2 :   1, stop :   0.0 #f5f9ff,
                stop :   0.5 #c7dfff, stop :   0.55 #afd2ff, stop :   1.0 #c0dbff);
        color: #0000;
        font:  large &quot;Arial&quot;;
		font-size: 12px;
        height: 30px;
}




QPushButton:pressed {
        background: qlineargradient(x1 : 0, y1 : 0, x2 : 0, y2 :   1, stop :   0.0 #c0dbff,
        stop :   0.5 #cfd26f, stop :   0.55 #c7df6f, stop :   1.0 #f5f9ff);
        padding-top: 2px;
        padding-left: 3px;

}
QPushButton:on {
        background: qlineargradient(x1 : 0, y1 : 0, x2 : 0, y2 :   1, stop :   0.0 #5AA72D,
        stop :   0.5 #B3E296, stop :   0.55 #B3E296, stop :   1.0 #f5f9ff);
        padding-top: 2px;
        padding-left: 3px;
}

QPushButton:disabled {
        background: transparent #e5e9ee;
        padding-top: 2px;        
        padding-left: 3px;
        color: black;
}</string>
        </property>
        <property name="text">
         <string>Load Settings</string>
        </property>
       </widget>
       <widget class="QLabel" name="label_p2curr1_2">
        <property name="geometry">
         <rect>
          <x>10</x>
          <y>160</y>
          <width>91</width>
          <height>51</height>
         </rect>
        </property>
        <property name="font">
         <font>
          <pointsize>7</pointsize>
         </font>
        </property>
        <property name="text">
         <string>Forearm Extensors</string>
        </property>
        <property name="wordWrap">
         <bool>true</bool>
        </property>
       </widget>
       <widget class="QLabel" name="label_p2curr1_3">
        <property name="geometry">
         <rect>
          <x>10</x>
          <y>280</y>
          <width>81</width>
          <height>71</height>
         </rect>
        </property>
        <property name="font">
         <font>
          <pointsize>7</pointsize>
         </font>
        </property>
        <property name="text">
         <string>Flexor Digitorum
Superficialis</string>
        </property>
        <property name="wordWrap">
         <bool>true</bool>
        </property>
       </widget>
       <widget class="QLabel" name="label_p2curr1_4">
        <property name="geometry">
         <rect>
          <x>10</x>
          <y>390</y>
          <width>81</width>
          <height>71</height>
         </rect>
        </property>
        <property name="font">
         <font>
          <pointsize>7</pointsize>
         </font>
        </property>
        <property name="text">
         <string>Flexor Digitorum
Profundus</string>
        </property>
        <property name="wordWrap">
         <bool>true</bool>
        </property>
       </widget>
       <widget class="QCheckBox" name="checkBox">
        <property name="geometry">
         <rect>
          <x>770</x>
          <y>570</y>
          <width>91</width>
          <height>17</height>
         </rect>
        </property>
        <property name="text">
         <string>Reset Log</string>
        </property>
       </widget>
      </widget>
      <widget class="QWidget" name="page_2"/>
     </widget>
    </item>
   </layout>
  </widget>
  <widget class="QMenuBar" name="menubar">
   <property name="geometry">
    <rect>
     <x>0</x>
     <y>0</y>
     <width>908</width>
     <height>21</height>
    </rect>
   </property>
  </widget>
  <widget class="QStatusBar" name="statusbar"/>
 </widget>
 <resources>
  <include location="resources.qrc"/>
 </resources>
 <connections/>
</ui>
